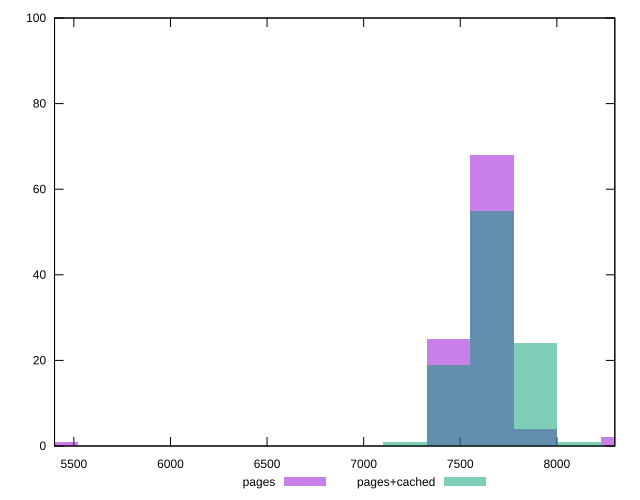

This chart was generated by the following gnuplot code:
reset

$pages <<EOF
7664.540448935172 68
8340.82342972357 2
7439.1127886723725 25
7889.968109197971 4
5410.26384630718 1
EOF

$pagesCached <<EOF
8115.395769460771 1
7664.540448935172 55
7889.968109197971 24
7213.685128409574 1
7439.1127886723725 19
EOF

set key outside below
set boxwidth 225.42766026279918
set xrange [5400:8300]
set yrange [0:100]
set trange [0:100]
set style fill transparent solid 0.5 noborder
set terminal svg size 640, 500 enhanced background rgb 'white'
set output "report_00017_2021-02-10T15-08-03.406Z/uses-text-compression/comparison/histogram/0_vs_1.svg"

plot $pages title "pages" with boxes, \
     $pagesCached title "pages+cached" with boxes

reset
